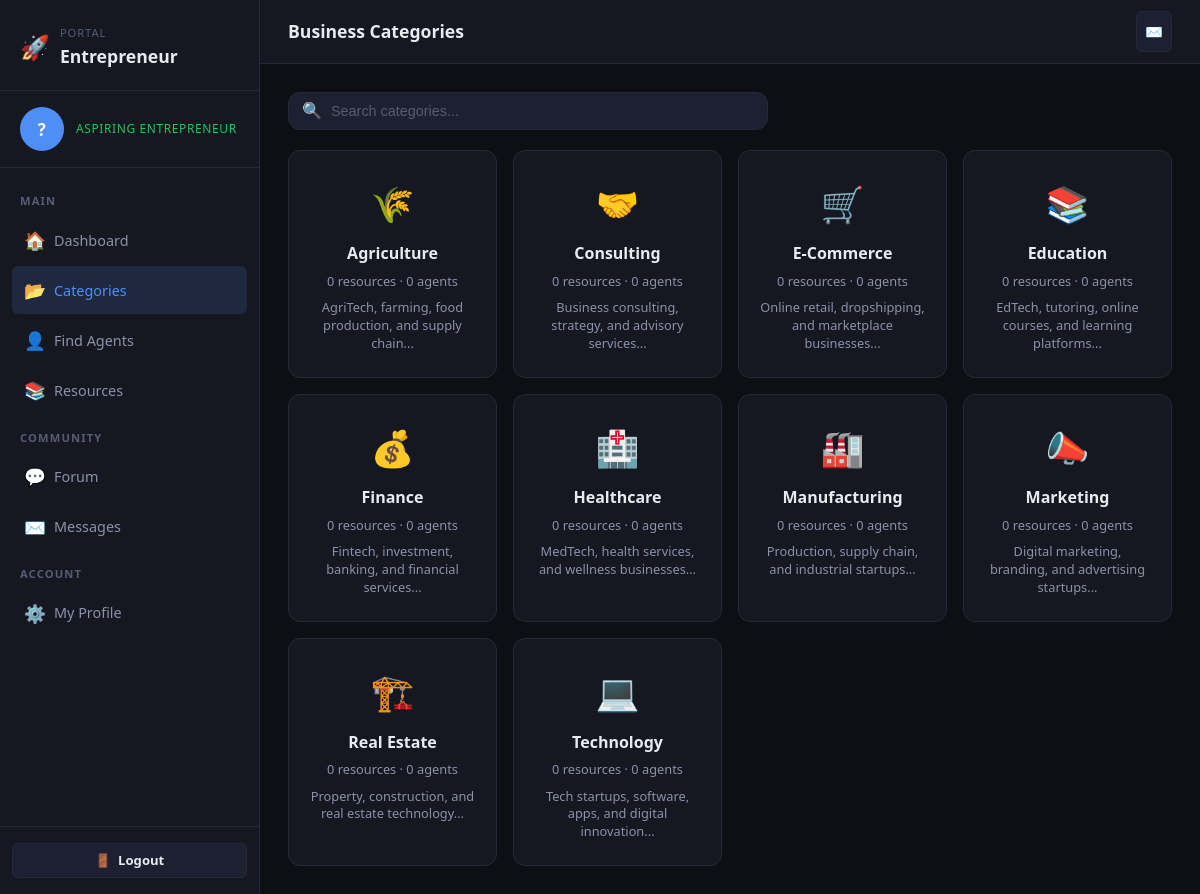
The app's page /user/categories.php (signed in) with its own data.
### tables this page shows
CREATE TABLE categories (
    id          INT AUTO_INCREMENT PRIMARY KEY,
    name        VARCHAR(100) NOT NULL,
    description TEXT,
    icon        VARCHAR(50),
    created_at  DATETIME DEFAULT CURRENT_TIMESTAMP
);

### user/categories.php (the view, shortened to what this page needs)
<?php
$page_title = 'Business Categories';
$active_nav = 'categories';
require_once dirname(__DIR__) . '/includes/header.php';
    ?>
    <?php return;
$search = sanitize($conn, $_GET['q'] ?? '');
$where  = $search ? "WHERE c.name LIKE '%$search%' OR c.description LIKE '%$search%'" : '';
$cats = $conn->query("SELECT c.*,
    (SELECT COUNT(*) FROM business_content bc WHERE bc.category_id=c.id AND bc.status='published') AS content_count,
    (SELECT COUNT(*) FROM agents a WHERE a.category_id=c.id AND a.approval_status='approved') AS agent_count
    FROM categories c $where ORDER BY c.name");
?>
<div class="filter-row">
  <div class="search-bar">
    <span class="search-icon">🔍</span>
    <form method="GET" style="display:contents">
      <input type="text" name="q" value="<?= htmlspecialchars($search) ?>" placeholder="Search categories...">
    </form>
  </div>
</div>
<?php if ($cats->num_rows === 0): ?>
  <div class="empty-state">
    <div class="empty-icon">📂</div>
    <h3>No categories found</h3>
  </div>
<?php else: ?>
<div class="category-grid">
  <?php while ($c = $cats->fetch_assoc()): ?>
    <a href="?id=<?= $c['id'] ?>" class="category-card">
      <span class="cat-icon"><?= $c['icon'] ?></span>
      <div class="cat-name"><?= htmlspecialchars($c['name']) ?></div>
      <div class="cat-count"><?= $c['content_count'] ?> resources · <?= $c['agent_count'] ?> agents</div>
      <?php if ($c['description']): ?>
        <p style="font-size:.8rem;color:var(--txt-secondary);margin-top:8px;line-height:1.4">
          <?= htmlspecialchars(substr($c['description'], 0, 70)) ?>...
        </p>
      <?php endif; ?>
    </a>
  <?php endwhile; ?>
</div>
<?php endif; ?>
<?php require_once dirname(__DIR__) . '/includes/footer.php'; ?>

### includes/header.php (shortened to what this page needs)
<?php
require_once dirname(__DIR__) . '/config/db.php';
require_once dirname(__DIR__) . '/includes/functions.php';
$base   = BASE_URL;
$unread = 0;
if (isset($_SESSION['user_id'])) {
    $uid    = $_SESSION['user_id'];
    $unread = getUnreadCount($conn, $uid, 'user');
} elseif (isset($_SESSION['agent_id'])) {
    $aid    = $_SESSION['agent_id'];
    $unread = getUnreadCount($conn, $aid, 'agent');
}
$current_name = '';
$current_pic  = '';
$role_label   = '';
$role_color   = 'var(--clr-accent)';
if (isset($_SESSION['user_id'])) {
    $row = $conn->query("SELECT name, profile_pic FROM users WHERE id=$uid")->fetch_assoc();
    $current_name = $row['name'] ?? '';
    $current_pic  = $row['profile_pic'] ?? '';
    $role_label   = 'Aspiring Entrepreneur';
    $role_color   = '#22c55e';
} elseif (isset($_SESSION['agent_id'])) {
    $row = $conn->query("SELECT name, profile_pic FROM agents WHERE id=$aid")->fetch_assoc();
    $current_name = $row['name'] ?? '';
    $current_pic  = $row['profile_pic'] ?? '';
    $role_label   = 'Entrepreneur / Agent';
    $role_color   = '#4f8ef7';
} elseif (isset($_SESSION['admin_id'])) {
    $row = $conn->query("SELECT name, profile_pic FROM admins WHERE id={$_SESSION['admin_id']}")->fetch_assoc();
    $current_name = $row['name'] ?? 'Admin';
    $current_pic  = $row['profile_pic'] ?? '';
    $role_label   = 'Administrator';
    $role_color   = '#f59e0b';
}
$pic_path = dirname(__DIR__) . '/uploads/profiles/' . $current_pic;
$has_pic  = !empty($current_pic) && $current_pic !== 'default.png' && file_exists($pic_path);
$pic_url  = $has_pic ? $base . '/uploads/profiles/' . htmlspecialchars($current_pic) : '';
?>
<!DOCTYPE html>
<html lang="en">
<head>
<link rel="stylesheet" href="<?= $base ?>/assets/css/style.css">
</head>
<body>
<div class="app-shell">
<aside class="sidebar" id="sidebar">
  <div class="sidebar-logo">
    <div class="logo-text">
      <span>🚀</span>
      <div>
        <div style="font-size:.7rem;color:var(--txt-muted);font-weight:400;text-transform:uppercase;letter-spacing:.08em;">Portal</div>
        Entrepreneur
      </div>
    </div>
  </div>
  <div class="sidebar-user">
    <?php if ($has_pic): ?>
      <img src="<?= $pic_url ?>" alt="<?= htmlspecialchars($current_name) ?>"
           style="width:44px;height:44px;border-radius:50%;object-fit:cover;border:2px solid <?= $role_color ?>;flex-shrink:0">
    <?php else: ?>
      <?= initialsAvatar($current_name, 44) ?>
    <?php endif; ?>
    <div class="user-info" style="min-width:0">
      <div class="role" style="color:<?= $role_color ?>"><?= $role_label ?></div>
    </div>
  </div>
  <nav class="sidebar-nav">
    <?php if (isset($_SESSION['user_id'])): ?>
      <div class="nav-label">Main</div>
      <a href="<?= $base ?>/user/dashboard.php"   class="nav-item <?= $active_nav==='dashboard'  ?'active':'' ?>"><span class="nav-icon">🏠</span> Dashboard</a>
      <a href="<?= $base ?>/user/categories.php"  class="nav-item <?= $active_nav==='categories' ?'active':'' ?>"><span class="nav-icon">📂</span> Categories</a>
      <a href="<?= $base ?>/user/agents.php"     class="nav-item <?= $active_nav==='agents'    ?'active':'' ?>"><span class="nav-icon">👤</span> Find Agents</a>
      <a href="<?= $base ?>/user/resources.php"   class="nav-item <?= $active_nav==='resources'  ?'active':'' ?>"><span class="nav-icon">📚</span> Resources</a>
      <div class="nav-label">Community</div>
      <a href="<?= $base ?>/user/forum.php"       class="nav-item <?= $active_nav==='forum'      ?'active':'' ?>"><span class="nav-icon">💬</span> Forum</a>
      <a href="<?= $base ?>/user/messages.php"    class="nav-item <?= $active_nav==='messages'   ?'active':'' ?>">
        <span class="nav-icon">✉️</span> Messages
      </a>
      <div class="nav-label">Account</div>
      <a href="<?= $base ?>/user/profile.php"     class="nav-item <?= $active_nav==='profile'    ?'active':'' ?>"><span class="nav-icon">⚙️</span> My Profile</a>
    <?php endif; ?>
  </nav>
  <div class="sidebar-footer">
    <a href="<?= $base ?>/auth/logout.php" class="btn btn-secondary btn-block btn-sm">
      <span>🚪</span> Logout
    </a>
  </div>
</aside>
<div class="main-content">
  <header class="topbar">
    <div class="flex-center gap-12">
      <h2 class="topbar-title"><?= htmlspecialchars($page_title ?? '') ?></h2>
    </div>
    <div class="topbar-actions">
      <?php if (isset($_SESSION['user_id']) || isset($_SESSION['agent_id'])): ?>
        <a href="<?= $base ?>/<?= isset($_SESSION['user_id']) ? 'user' : 'agent' ?>/messages.php"
           class="btn btn-icon btn-secondary" title="Messages">
          ✉️<?php if ($unread > 0): ?> <span class="nav-badge" style="position:static"><?= $unread ?></span><?php endif; ?>
        </a>
      <?php endif; ?>
    </div>
  </header>
  <div class="page-body">

### includes/functions.php (shortened to what this page needs)
<?php
function sanitize($conn, $val) {
    return $conn->real_escape_string(htmlspecialchars(trim($val), ENT_QUOTES, 'UTF-8'));
}
function initialsAvatar($name, $size = 40, $extra_class = '') {
    $colors = ['#4f8ef7','#7c5ef7','#22c55e','#f59e0b','#ef4444','#06b6d4','#ec4899','#8b5cf6','#14b8a6','#f97316'];
    $words  = explode(' ', trim($name));
    $initials = '';
    foreach (array_slice($words, 0, 2) as $w) {
        $initials .= mb_strtoupper(mb_substr($w, 0, 1));
    }
    if (!$initials) $initials = '?';
    $color = $colors[abs(crc32($name)) % count($colors)];
    $fs    = round($size * 0.38);
    return "<div class=\"initials-avatar $extra_class\" style=\"width:{$size}px;height:{$size}px;background:$color;font-size:{$fs}px\">$initials</div>";
}

### includes/footer.php (shortened to what this page needs)
  </div>
</div>
</div>
</body>
</html>

### records on screen
categories: icon "🌾", name "Agriculture", content_count "0", agent_count "0", description "AgriTech, farming, food production, and supply chain"
categories: icon "🤝", name "Consulting", content_count "0", agent_count "0", description "Business consulting, strategy, and advisory services"
categories: icon "🛒", name "E-Commerce", content_count "0", agent_count "0", description "Online retail, dropshipping, and marketplace businesses"
categories: icon "📚", name "Education", content_count "0", agent_count "0", description "EdTech, tutoring, online courses, and learning platforms"
categories: icon "💰", name "Finance", content_count "0", agent_count "0", description "Fintech, investment, banking, and financial services"
categories: icon "🏥", name "Healthcare", content_count "0", agent_count "0", description "MedTech, health services, and wellness businesses"
categories: icon "🏭", name "Manufacturing", content_count "0", agent_count "0", description "Production, supply chain, and industrial startups"
categories: icon "📣", name "Marketing", content_count "0", agent_count "0", description "Digital marketing, branding, and advertising startups"
categories: icon "🏗️", name "Real Estate", content_count "0", agent_count "0", description "Property, construction, and real estate technology"
categories: icon "💻", name "Technology", content_count "0", agent_count "0", description "Tech startups, software, apps, and digital innovation"

### other values on screen
$initials "?"
$role_label "ASPIRING ENTREPRENEUR"
$page_title "Business Categories"
